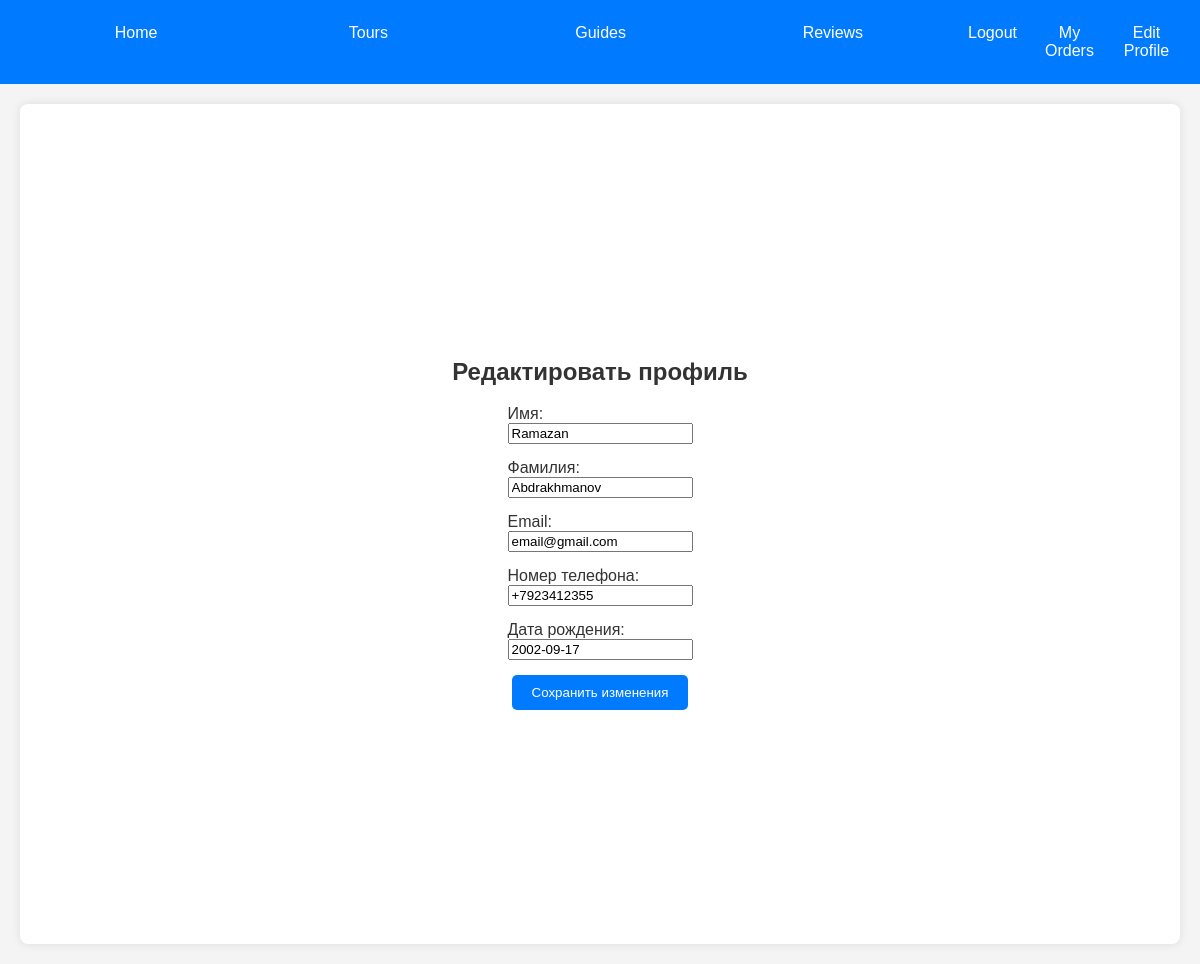
Screenshot of /tours/users/edit_profile/ (signed in) with the database file from the repository.
### tours/models.py (models this page shows, shortened)
class Tourist(models.Model):
    user = models.OneToOneField(User, on_delete=models.CASCADE, default=1)
    first_name = models.CharField(max_length=30)
    last_name = models.CharField(max_length=30)
    email = models.EmailField(unique=True)
    phone = models.CharField(max_length=15)
    date_of_birth = models.DateField(null=True, blank=True)

### tours/views.py (the view)
# urls.py: path('users/edit_profile/', views.edit_profile, name='edit_profile'),
@login_required
def edit_profile(request):
    user = request.user
    tourist = get_object_or_404(Tourist, user=user)
    if request.method == 'POST':
        tourist_form = TouristForm(request.POST, instance=tourist)
        if tourist_form.is_valid():
            tourist_form.save()
            return redirect('edit_profile')
    else:
        tourist_form = TouristForm(instance=tourist)
    return render(request, 'users/edit_profile.html', {
        'tourist_form': tourist_form,
    })

### tours/forms.py
class TouristForm(forms.ModelForm):
    class Meta:
        model = Tourist
        fields = ['first_name', 'last_name', 'email', 'phone', 'date_of_birth']
    def __init__(self, *args, **kwargs):
        super(TouristForm, self).__init__(*args, **kwargs)
        self.fields['first_name'].widget.attrs.update({'class': 'form-control'})
        self.fields['last_name'].widget.attrs.update({'class': 'form-control'})
        self.fields['email'].widget.attrs.update({'class': 'form-control'})
        self.fields['phone'].widget.attrs.update({'class': 'form-control'})
        self.fields['date_of_birth'].widget.attrs.update({'class': 'form-control', 'type': 'date'})

### tours/templates/users/edit_profile.html (shortened to what this page needs)
{% extends 'base.html' %}
{% load static %}
{% block content %}
<div style="display: flex; flex-direction: column; align-items: center; height: 100vh; justify-content: center;">
    <h2>Редактировать профиль</h2>
    <form method="post" novalidate>
        <div style="margin-bottom: 15px;">
            <label for="id_first_name" style="display: block;">Имя:</label>
            {{ tourist_form.first_name }}
        </div>
        <div style="margin-bottom: 15px;">
            <label for="id_last_name" style="display: block;">Фамилия:</label>
            {{ tourist_form.last_name }}
        </div>
        <div style="margin-bottom: 15px;">
            <label for="id_email" style="display: block;">Email:</label>
            {{ tourist_form.email }}
        </div>
        <div style="margin-bottom: 15px;">
            <label for="id_phone" style="display: block;">Номер телефона:</label>
            {{ tourist_form.phone }}
        </div>
        <div style="margin-bottom: 15px;">
            <label for="id_date_of_birth" style="display: block;">Дата рождения:</label>
            {{ tourist_form.date_of_birth }}
        </div>
        <button type="submit" class="button" style="display: block; margin: 0 auto;">Сохранить изменения</button>
    </form>
</div>
{% endblock %}

### tours/templates/base.html (style rules this page uses)
body { font-family: Arial, sans-serif; margin: 0; padding: 0; background-color: #f4f4f4; color: #333; }
.button { background-color: #007bff; color: white; border: none; padding: 10px 20px; border-radius: 5px; cursor: pointer; transition: background-color 0.3s; }

### rows the page displays
Tourist: first_name "Ramazan", last_name "Abdrakhmanov", email "email@gmail.com", phone "+7923412355", date_of_birth "2002-09-17"
